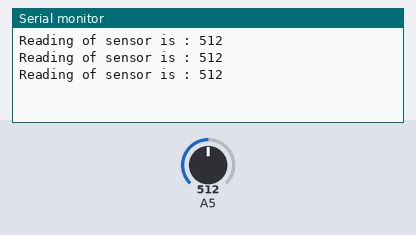
A sketch run on a simulated Arduino Uno, built with avr-gcc and run on an emulated ATmega328P. Shown: the last lines printed to the serial monitor. The inputs (shaded band) are chosen by the test bench; at power-on: A5 = 512.

Above: at 1.3 s.
1.4 s: A5 set to 716
At 1.9 s:
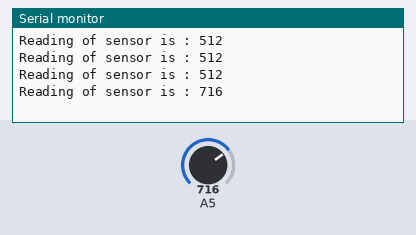
2.9 s: A5 set to 900
At 3.4 s:
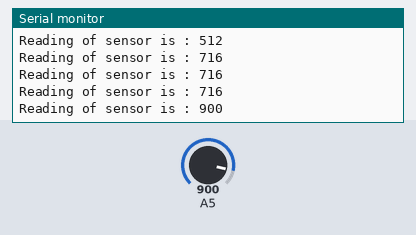
Timing chart, 0 to 5.9 s (numbered marks = the images above; inputs shaded):
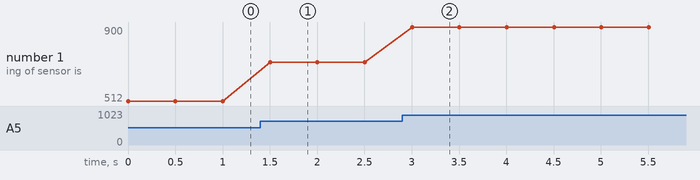

The sketch:

CheckReadingSensorAnalog.ino
```cpp
void setup() {
  // put your setup code here, to run once:
  pinMode(A5,INPUT);
  Serial.begin(9600);
}
int read;

void loop() {
  // put your main code here, to run repeatedly:
  read=analogRead(A5);
  Serial.print("Reading of sensor is : ");
  Serial.println(read);
  delay(500);
}
```

Measured:
- after the input at 1.4 s, the serial monitor: prints a new line after 0.10 s (image 1)
- after the input at 2.9 s, the serial monitor: prints a new line after 0.10 s (image 2)
- plotted number 1: 512 → 716 after the input at 1.4 s, 716 → 900 after the input at 2.9 s
